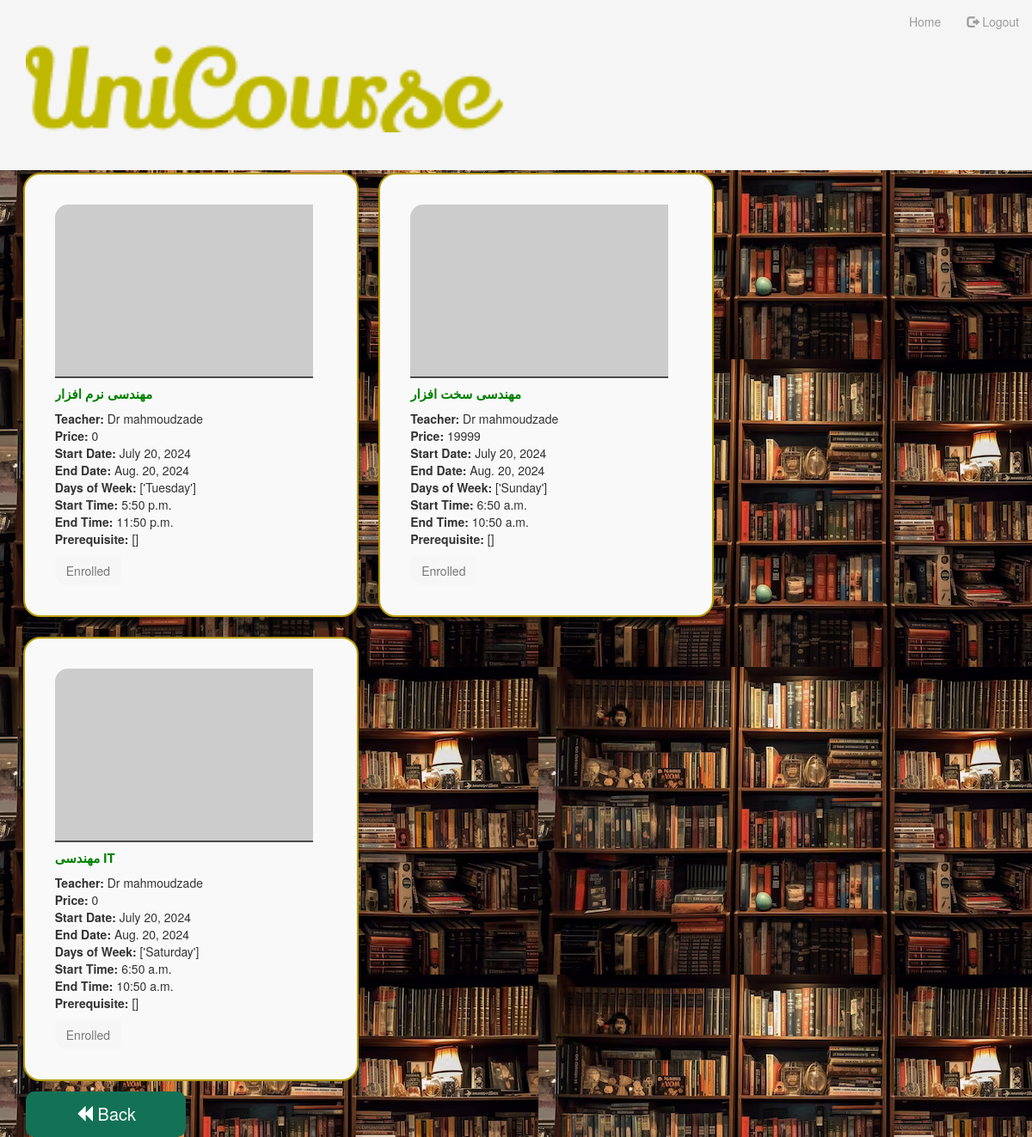
The app's page /course/get (signed in), older data.
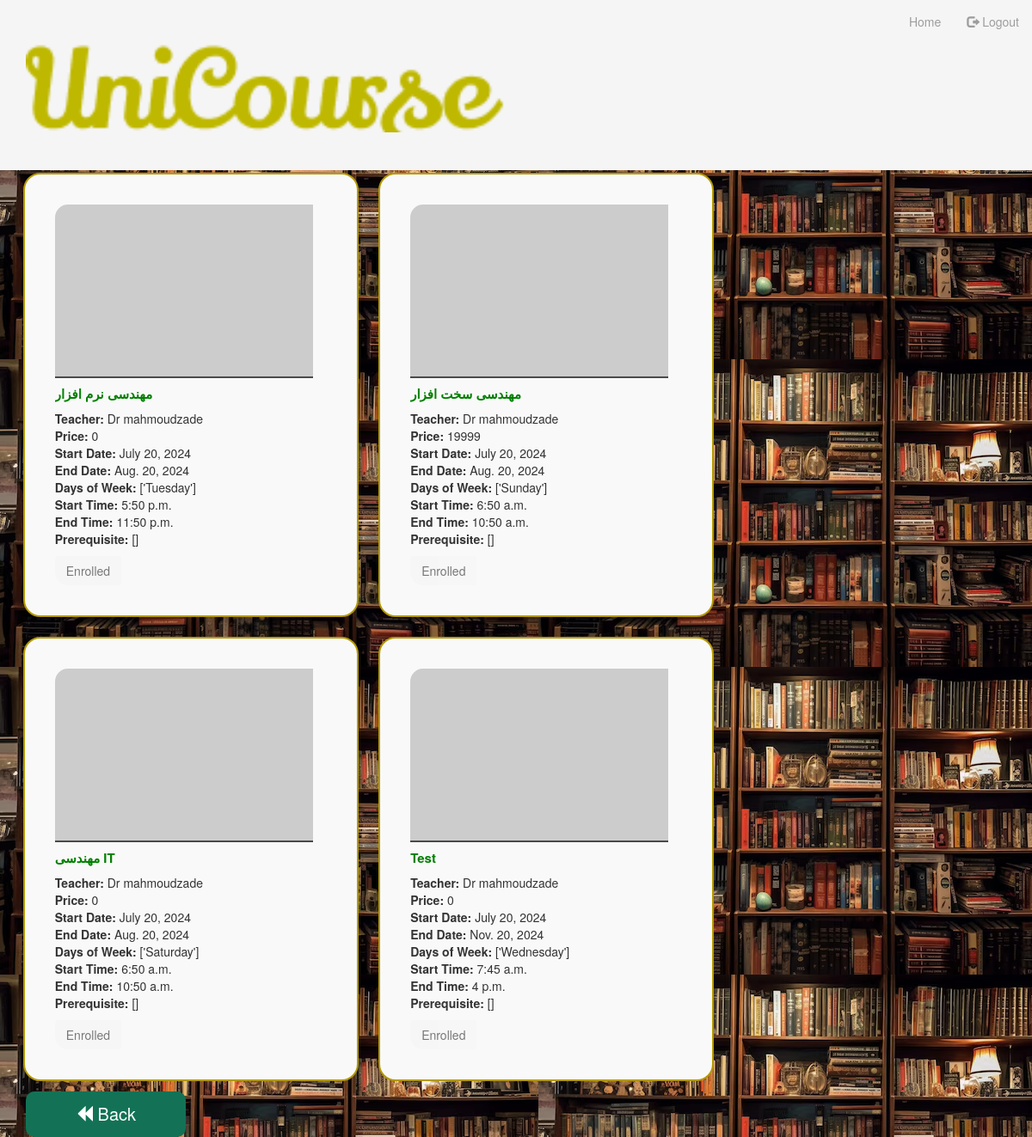
The same page, newer data.
### unicourse/models.py (models this page shows, shortened)
class Course(Model):
    institute = ForeignKey(verbose_name="آموزشگاه", to=Institute, on_delete=CASCADE)
    teacher = ForeignKey(verbose_name="استاد", to=Teacher, on_delete=CASCADE)
    name = TextField(max_length=30, verbose_name="اسم دوره")
    price = IntegerField(verbose_name="هزینه دوره", default=0)
    prerequisite = JSONField(verbose_name="دوره های پیشنیاز", default=list, blank=True)
    start_date = DateField(verbose_name="تاریخ شروع دوره")
    end_date = DateField(verbose_name="تاریخ پایان دوره")
    days_of_week = JSONField(verbose_name="روزهای برگزاری دوره در هفته", default=list)
    class_start_time = TimeField(verbose_name="زمان شروع دوره در روز")
    class_end_time = TimeField(verbose_name="زمان پایان دوره در روز")
    link_adr = URLField(
        verbose_name="لینک برگزاری دوره",
        default="https://nikan.iut.ac.ir/rooms/tg4-o7q-ibk-hwd/join",
    )

class Teacher(Model):
    user = OneToOneField(CustomUser, verbose_name="User", on_delete=CASCADE)
    national_code = CharField(
        verbose_name="National Code", max_length=15, validators=[validate_national_code]
    )
    license = TextField(verbose_name="license", max_length=30)

class CustomUser(AbstractUser):
    user_type = TextField(
        verbose_name="نوع کاربر",
        choices=CustomUserType.choices,
        default=CustomUserType.STUDENT,
        max_length=20,
    )
    phone_number = CharField(validators=[validate_phone_number], max_length=11)

### unicourse/views.py (the view)
# urls.py: path("course/get", views.listCourseStudent, name="list_course_student"),
def listCourseStudent(request):
    if not request.user.is_authenticated:
        messages.info(request, "You are not logged in.")
        return redirect("login")
    student = student = Student.objects.get(user=request.user)
    courses = Course.objects.all().select_related("teacher", "teacher__user")
    enrolled_courses = StudentCourse.objects.filter(student=student).values_list(
        "course_id", flat=True
    )
    return render(
        request,
        "all_courses.html",
        {"courses": courses, "enrolled_courses": enrolled_courses},
    )

### unicourse/templates/all_courses.html
{% extends "user/index.html" %}
{% load crispy_forms_tags %}
{% load date_filters %}
{% block start %}
<div class="container" style="margin-top: 5%;">
    <h1 style="color:aliceblue; font-weight: bold;">All Courses</h1>
    <div class="row">
        {% for course in courses %}
        <div class="col-md-4" style="margin: 1%; border: 2px solid #b49900; border-radius: 20px; padding: 3%; background-color: #f9f9f9;">
            <div class="card mb-4" style="border: none; border-radius: 15px; overflow: hidden;">
                  <div class="card-body">
                    <img src="https://picsum.photos/300/200" alt="{{ student_course.course.course }}" class="card-img-top" style="border-bottom: 2px solid #4A4A4A;">
                        <h5 class="card-title" style="color: green; font-weight: bold; font-size: 1.5rem;">{{ course.name }}</h5>
                        <p class="card-text">
                            <strong>Teacher:</strong> {{ course.teacher.user.first_name }}<br>
                            <strong>Price:</strong> {{ course.price }}<br>
                            <strong>Start Date:</strong> {{ course.start_date }}<br>
                            <strong>End Date:</strong> {{ course.end_date }}<br>
                            <strong>Days of Week:</strong> {{ course.days_of_week }}<br>
                            <strong>Start Time:</strong> {{ course.class_start_time }}<br>
                            <strong>End Time:</strong> {{ course.class_end_time }}<br>
                            <strong>Prerequisite:</strong> {{ course.prerequisite }}<br>
                        </p>
                        {% if course.id in enrolled_courses %}
                            <button class="btn btn-secondary" disabled>Enrolled</button>
                        {% else %}
                            <a href="{% url 'get_course' course.id %}" class="btn btn-primary" style="background-color: hsl(51, 100%, 35%); border: none; color: black;">Get Course</a>
                        {% endif %}
                    </div>
                </div>
            </div>
        {% endfor %}
    </div>
    <a style="background: #137255; font-size: 2rem; padding:1% 5%; border-radius: 10px; color: white;" class="btn btn-outline-info" href="/">
        <span class="glyphicon glyphicon-backward"></span> Back
    </a>
</div>
{% endblock start %}

Row changes from the older to the newer data that the page shows:
added Course: name "Test", teacher.user.first_name "Dr mahmoudzade", price "0", start_date "July 20, 2024", end_date "Nov. 20, 2024", days_of_week "['Wednesday']", class_start_time "7:45 a.m.", class_end_time "4 p.m.", prerequisite "[]", shows "Enrolled"
